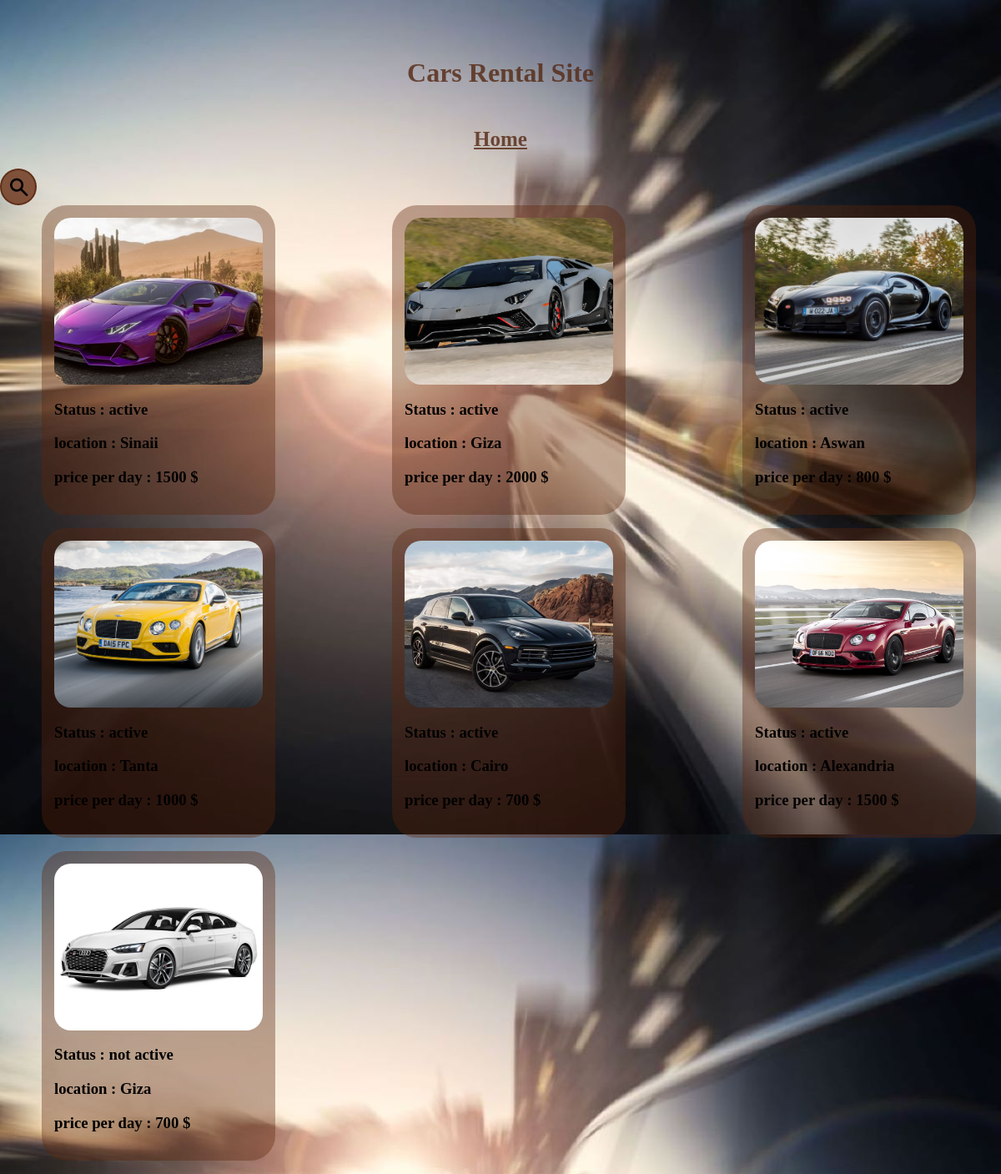
The app's page /CarsPage.php with its own data.
### tables this page shows
CREATE TABLE Car(
    plate_id varchar(100) NOT NULL,
    Car_year int NOT null,
    model varchar(100) NOT NULL,
    availability_status varchar(100) not null,
    price float NOT null,
    brand varchar(100) NOT null,
    location varchar(100) NOT null,
    image_path VARCHAR(255) NOT NULL,
    PRIMARY KEY(plate_id)
    );

### CarsPage.php (the view, shortened to what this page needs)
<html>
<link rel="stylesheet" href="CarsPage.css">
<body>
        <div><h1>Cars Rental Site</h1></div>
        <div><h2>Home</h2></div>
        <div class="dropdown">
            <button class="searchbtn"></button>
                </div>
<?php
    include 'connectingDatabase.php';
    $sql = "SELECT * FROM car";
    $result = $db->query($sql);
    if ($result->num_rows > 0) {
        ?>
        <div class = "container">
            <?php
        while ($row = $result->fetch_assoc()) {
            $availability_status = $row["availability_status"];
            $price = $row["price"];
            $location = $row["location"];
            $image = $row["image_path"];
            $plate_id=$row["plate_id"];
            ?>
            <form method="post">
                <div class="container">
                    <div class="box">
                        <a href="reserveCar.php?id=<?php echo $plate_id ?>">
                            <img class=img  src="car_images/<?php echo $image ?>" >
                        </a>
                        <h3>Status :
                            <?php echo $availability_status ?>
                         </h3>
                        <h3>location :
                            <?php echo $location ?>
                        </h3>
                        <h3>price per day : <a>
                                <?php echo $price ?>
                            </a> $</h3>
                    </div>
                </div>
            </form>
            <?php
        }
    }
    $db->close(); ?>
</body>
</html>

### CarsPage.css (style rules this page uses)
body { background-image: url("imgs/blurryBackground.jpg"); background-repeat: repeat-y; background-color:#5d240a4d; display: flex; flex-direction: column; margin: 0; padding: 0; object-fit:none; }
.container { display: flex; flex-wrap: wrap; left: 50; column-gap: 140px; border-radius: 30px ; }
.container .box { left: 50; padding: 15px; box-sizing: content-box; background-color: #5d240a5f; position: relative; border-radius: 30px ; }
h1 { margin-top: 48px; display: flex; flex-direction: column; position: relative; align-items: center; padding: 5px; color:#552813cd }
h2 { display: flex; flex-direction: column; position: relative; align-items: center; color:#552813cd; font-size: 25px; cursor: pointer; text-decoration: underline; }
.img { width:250px; height: 200px; object-fit: cover; cursor: pointer; position: relative; border-radius: 20px ; }
.searchbtn { background-image: url('imgs/search_icon_.png'); background-position: 1px 2px; background-repeat: no-repeat; background-color: #6c3217cd; padding: 20px; width: 20px; border:2px solid #58250dcd; border-radius: 25px ; cursor: pointer; }
.dropdown { position: relative; display: inline-block; cursor: pointer; width: 20px; }

### records on screen
car: image_path (picture), availability_status "active", location "Sinaii", price "1500"
car: image_path (picture), availability_status "active", location "Giza", price "2000"
car: image_path (picture), availability_status "active", location "Aswan", price "800"
car: image_path (picture), availability_status "active", location "Tanta", price "1000"
car: image_path (picture), availability_status "active", location "Cairo", price "700"
car: image_path (picture), availability_status "active", location "Alexandria", price "1500"
car: image_path (picture), availability_status "not active", location "Giza", price "700"
